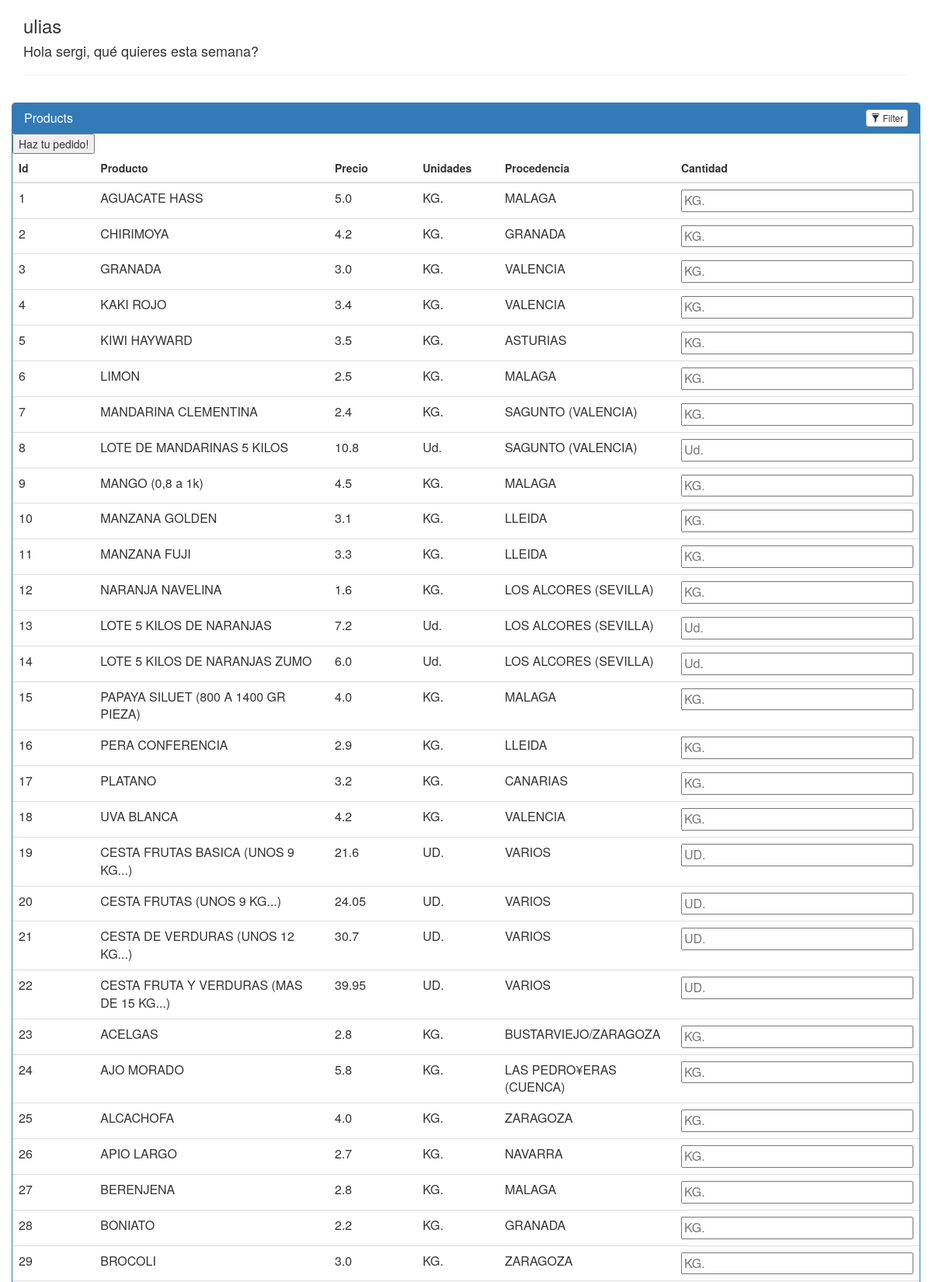
/agricultores/1/order (signed in, upper part), run on the app's committed database.
### application/models.py (models this page shows, shortened)
class Agricultor(db.Model):
	__tablename__ = 'agricultor'
	name = db.Column(db.String(80), nullable = False)
	id = db.Column(db.Integer, primary_key = True)
	def __init__(self, name):
		self.name = name
	def __repr__(self):
		return '<Agricultor %r>' % self.name

class User(UserMixin, db.Model):
	__tablename__ = "user"
	id = db.Column(db.Integer, primary_key=True)
	username = db.Column(db.String(15), unique=True)
	email = db.Column(db.String(50), unique=True)
	password = db.Column(db.String(80))

class Productos(db.Model):
    __tablename__ = 'productos'
    product_id = db.Column(db.Integer, primary_key=True, autoincrement=True, nullable=False)
    units = db.Column(db.String(80))
    product_title = db.Column(db.String(80))
    location_origin = db.Column(db.String(80))
    unit_price = db.Column(db.Float(8))
    amount = db.Column(db.Float(8))
    current_price = db.Column(db.Float(8))
    created_date = db.Column(db.DateTime, default=datetime.datetime.utcnow)
    week = db.Column(db.Integer, default=date.today().isocalendar()[1])
    year = db.Column(db.Integer, default=date.today().year)
    agricultor_id = db.Column(db.Integer, db.ForeignKey('agricultor.id'))
    agricultor = db.relationship(Agricultor)

### application.py (the view)
@application.route('/agricultores/<int:agricultor_id>/order', methods=['GET', 'POST'])
@login_required
def agricultorMenuOrder(agricultor_id):
    db.session.commit()
    agricultor = db.session.query(Agricultor).filter_by(id=agricultor_id).one()
    items = db.session.query(Productos)
    if request.method == 'POST':
        for item in items:
            if request.form[item.product_title]:
                order = Pedido(product_name = item.product_title, quantity = request.form[item.product_title], user_name = current_user.username, email = current_user.email)
                db.session.add(order)
                try:
                    db.session.commit()
                except:
                    db.session.rollback()
        flash("Tu pedido ha sido procesado!")
        return redirect(url_for('postOrder', agricultor_id = agricultor_id))
    else:
        return render_template('menuOrder.html', agricultor=agricultor, items=items, agricultor_id=agricultor_id, user = current_user.username)

### application.py (called while the page is built)
@login_manager.user_loader
def load_user(user_id):
    return User.query.get(int(user_id))

### application/templates/menuOrder.html (shortened to what this page needs)
<html>
<head>
	<link rel=stylesheet type=text/css href="{{ url_for('static', filename='styles.css') }}">
	<link rel=stylesheet type=text/css href="https://netdna.bootstrapcdn.com/bootstrap/3.1.0/css/bootstrap.min.css">
</head>
<body>
	<div class="container">
	    <h3>{{agricultor.name}}</h3>
	    <h4>Hola {{current_user.username}}, qué quieres esta semana?</h4>
	    <hr>
	    <div class="row">
	        <div class="panel panel-primary filterable">
	            <div class="panel-heading">
	                <h3 class="panel-title">Products</h3>
	                <div class="pull-right">
	                    <button class="btn btn-default btn-xs btn-filter"><span class="glyphicon glyphicon-filter"></span> Filter</button>
	                </div>
	            </div>
	            <table class="table">
	                <thead>
	                    <tr class="filters">
	                        <th><input type="text" class="form-control" placeholder="Id" disabled></th>
	                        <th><input type="text" class="form-control" placeholder="Producto" disabled></th>
	                        <th><input type="text" class="form-control" placeholder="Precio" disabled></th>
	                        <th><input type="text" class="form-control" placeholder="Unidades" disabled></th>
	                        <th><input type="text" class="form-control" placeholder="Procedencia" disabled></th>
	                        <th><input type="text" class="form-control" placeholder="Cantidad" disabled></th>
	                    </tr>
	                </thead>
	                <tbody>
	                	<form action = "{{url_for('agricultorMenuOrder',agricultor_id=agricultor_id)}}" method = 'POST'>
	                		<tr>
		                		{% for i in items %}
								<td>{{i.product_id}}</td>
	                        	<td>{{i.product_title}}</td>
	                        	<td>{{i.unit_price}}</td>
	                        	<td>{{i.units}}</td>
	                        	<td>{{i.location_origin}}</td>
								<td><input type = 'text' size = '30' name = '{{i.product_title}}' placeholder = '{{i.units}}'></td>
	                    	</tr>
	                    {% endfor %}
	                    	<input type = 'submit' value = 'Haz tu pedido!'>
	                    </form>
	                </tbody>
	            </table>
	        </div>
	    </div>
	</div>
</body>
</html>

### application/static/styles.css (style rules this page uses)
.filterable { margin-top: 15px; }
.filterable .panel-heading .pull-right { margin-top: -20px; }
.filterable .filters input[disabled] { background-color: transparent; border: none; cursor: auto; box-shadow: none; padding: 0; height: auto; }

### data on the page
Agricultor: name "ulias"
User: username "sergi"
Productos: product_id "1", product_title "AGUACATE HASS", unit_price "5.0", units "KG.", location_origin "MALAGA"
Productos: product_id "2", product_title "CHIRIMOYA", unit_price "4.2", units "KG.", location_origin "GRANADA"
Productos: product_id "3", product_title "GRANADA", unit_price "3.0", units "KG.", location_origin "VALENCIA"
Productos: product_id "4", product_title "KAKI ROJO", unit_price "3.4", units "KG.", location_origin "VALENCIA"
Productos: product_id "5", product_title "KIWI HAYWARD", unit_price "3.5", units "KG.", location_origin "ASTURIAS"
Productos: product_id "6", product_title "LIMON", unit_price "2.5", units "KG.", location_origin "MALAGA"
Productos: product_id "7", product_title "MANDARINA CLEMENTINA", unit_price "2.4", units "KG.", location_origin "SAGUNTO (VALENCIA)"
Productos: product_id "8", product_title "LOTE DE MANDARINAS 5 KILOS", unit_price "10.8", units "Ud.", location_origin "SAGUNTO (VALENCIA)"
Productos: product_id "9", product_title "MANGO (0,8 a 1k)", unit_price "4.5", units "KG.", location_origin "MALAGA"
Productos: product_id "10", product_title "MANZANA GOLDEN", unit_price "3.1", units "KG.", location_origin "LLEIDA"
Productos: product_id "11", product_title "MANZANA FUJI", unit_price "3.3", units "KG.", location_origin "LLEIDA"
Productos: product_id "12", product_title "NARANJA NAVELINA", unit_price "1.6", units "KG.", location_origin "LOS ALCORES (SEVILLA)"
Productos: product_id "13", product_title "LOTE 5 KILOS DE NARANJAS", unit_price "7.2", units "Ud.", location_origin "LOS ALCORES (SEVILLA)"
Productos: product_id "14", product_title "LOTE 5 KILOS DE NARANJAS ZUMO", unit_price "6.0", units "Ud.", location_origin "LOS ALCORES (SEVILLA)"
Productos: product_id "15", product_title "PAPAYA SILUET (800 A 1400 GR PIEZA)", unit_price "4.0", units "KG.", location_origin "MALAGA"
Productos: product_id "16", product_title "PERA CONFERENCIA", unit_price "2.9", units "KG.", location_origin "LLEIDA"
Productos: product_id "17", product_title "PLATANO", unit_price "3.2", units "KG.", location_origin "CANARIAS"
Productos: product_id "18", product_title "UVA BLANCA", unit_price "4.2", units "KG.", location_origin "VALENCIA"
Productos: product_id "19", product_title "CESTA FRUTAS BASICA (UNOS 9 KG...)", unit_price "21.6", units "UD.", location_origin "VARIOS"
Productos: product_id "20", product_title "CESTA FRUTAS (UNOS 9 KG...)", unit_price "24.05", units "UD.", location_origin "VARIOS"
Productos: product_id "21", product_title "CESTA DE VERDURAS (UNOS 12 KG...)", unit_price "30.7", units "UD.", location_origin "VARIOS"
Productos: product_id "22", product_title "CESTA FRUTA Y VERDURAS (MAS DE 15 KG...)", unit_price "39.95", units "UD.", location_origin "VARIOS"
Productos: product_id "23", product_title "ACELGAS", unit_price "2.8", units "KG.", location_origin "BUSTARVIEJO/ZARAGOZA"
Productos: product_id "24", product_title "AJO MORADO", unit_price "5.8", units "KG.", location_origin "LAS PEDRO¥ERAS (CUENCA)"
Productos: product_id "25", product_title "ALCACHOFA", unit_price "4.0", units "KG.", location_origin "ZARAGOZA"
Productos: product_id "26", product_title "APIO LARGO", unit_price "2.7", units "KG.", location_origin "NAVARRA"
Productos: product_id "27", product_title "BERENJENA", unit_price "2.8", units "KG.", location_origin "MALAGA"
Productos: product_id "28", product_title "BONIATO", unit_price "2.2", units "KG.", location_origin "GRANADA"
Productos: product_id "29", product_title "BROCOLI", unit_price "3.0", units "KG.", location_origin "ZARAGOZA"
